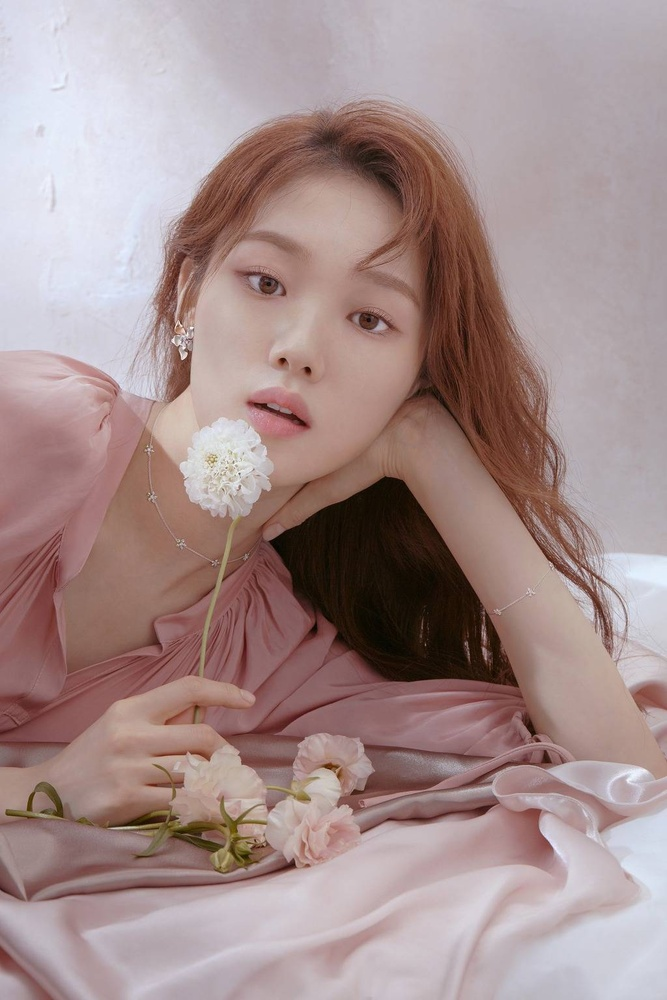
#> input picture Point_Operation/lee-sung-kyung.jpg, 667 x 1000 px, shrunk from 1024 x 1536 before the run, found by its file name
$ python convert.py
#> lines starting #> are read from the running program, lines starting #| are printed output that depends on the picture
import cv2
import numpy as np
from matplotlib import pyplot as plt

lsy = cv2.imread("D:\Work\Image_Processing\Blog\py_code\lee-sung-kyung.jpg",0)
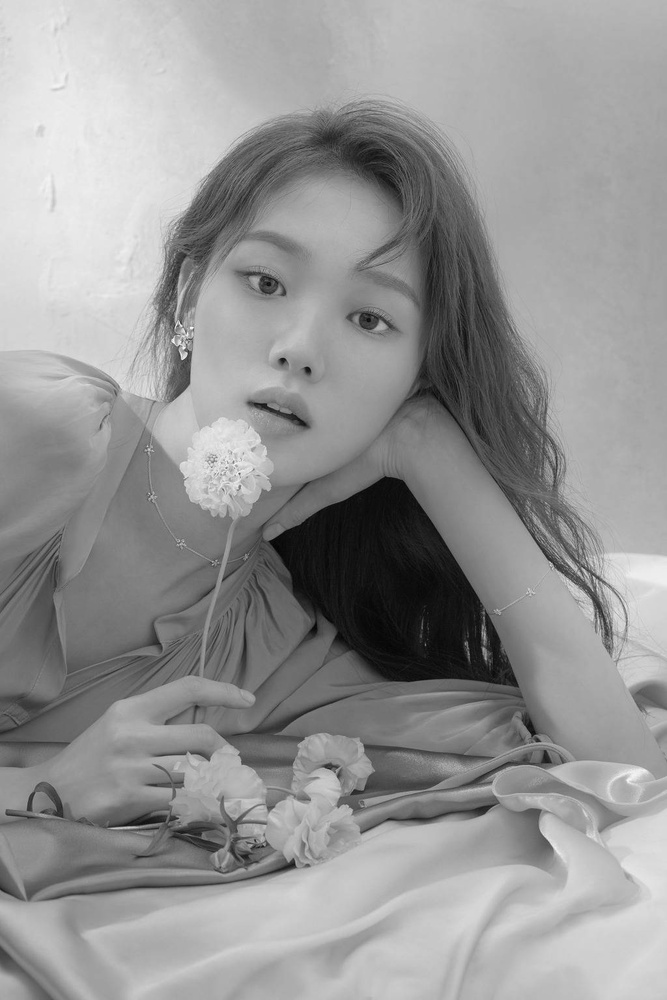
#> lsy: shape (1000, 667); min 2, max 252, mean 148.9

plt.subplot(1,2,1),plt.imshow(lsy,cmap = 'gray')
plt.title('original'), plt.xticks([]), plt.yticks([])

lsy_inv = 255 - lsy
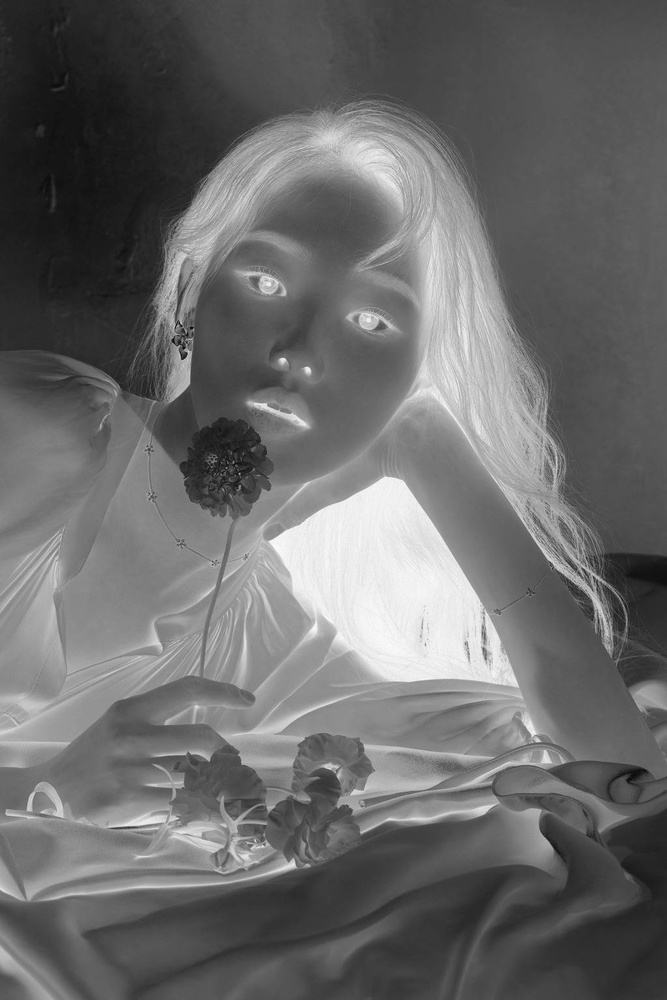
#> lsy_inv: shape (1000, 667); min 3, max 253, mean 106.1
plt.subplot(1,2,2),plt.imshow(lsy_inv,cmap = 'gray')
plt.title('convert'), plt.xticks([]), plt.yticks([])

plt.show()
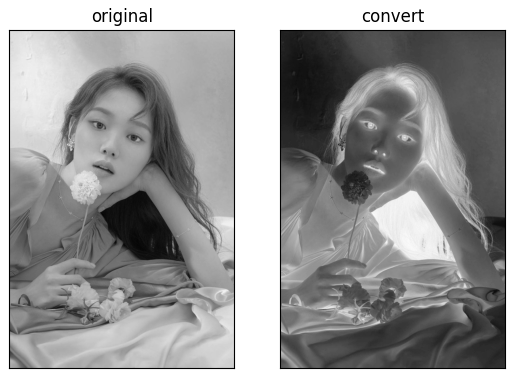
#> figure drawn by matplotlib, 2 panels
